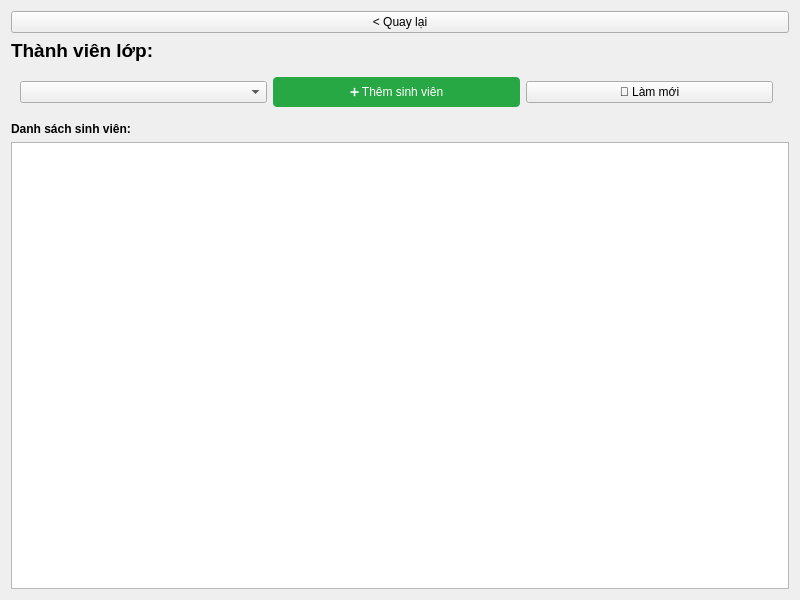
<?xml version="1.0" encoding="UTF-8"?>
<ui version="4.0">
 <class>ClassMembers</class>
 <widget class="QWidget" name="ClassMembers">
  <property name="geometry">
   <rect>
    <x>0</x>
    <y>0</y>
    <width>800</width>
    <height>600</height>
   </rect>
  </property>
  <property name="windowTitle">
   <string>Thành viên lớp học</string>
  </property>
  <layout class="QVBoxLayout" name="verticalLayout">
   <item>
    <widget class="QPushButton" name="backButton">
     <property name="text">
      <string>&lt; Quay lại</string>
     </property>
     <property name="cursor">
      <cursorShape>PointingHandCursor</cursorShape>
     </property>
    </widget>
   </item>
   <item>
    <widget class="QLabel" name="titleLabel">
     <property name="text">
      <string>Thành viên lớp:</string>
     </property>
     <property name="font">
      <font>
       <pointsize>14</pointsize>
       <weight>75</weight>
       <bold>true</bold>
      </font>
     </property>
    </widget>
   </item>
   <item>
    <widget class="QWidget" name="addStudentWidget">
     <layout class="QHBoxLayout" name="addStudentLayout">
      <item>
       <widget class="QComboBox" name="studentComboBox">
        <property name="minimumWidth">
         <number>300</number>
        </property>
       </widget>
      </item>
      <item>
       <widget class="QPushButton" name="addStudentButton">
        <property name="text">
         <string>➕ Thêm sinh viên</string>
        </property>
        <property name="cursor">
         <cursorShape>PointingHandCursor</cursorShape>
        </property>
        <property name="styleSheet">
         <string>background-color: #28a745; color: white; padding: 8px 15px; border-radius: 4px;</string>
        </property>
       </widget>
      </item>
      <item>
       <widget class="QPushButton" name="refreshButton">
        <property name="text">
         <string>🔄 Làm mới</string>
        </property>
        <property name="cursor">
         <cursorShape>PointingHandCursor</cursorShape>
        </property>
       </widget>
      </item>
      <item>
       <spacer name="horizontalSpacer">
        <property name="orientation">
         <enum>Qt::Horizontal</enum>
        </property>
       </spacer>
      </item>
     </layout>
    </widget>
   </item>
   <item>
    <widget class="QLabel" name="label">
     <property name="text">
      <string>Danh sách sinh viên:</string>
     </property>
     <property name="font">
      <font>
       <weight>75</weight>
       <bold>true</bold>
      </font>
     </property>
    </widget>
   </item>
   <item>
    <widget class="QListWidget" name="studentListWidget">
     <property name="styleSheet">
      <string>QListWidget::item { border-bottom: 1px solid #eee; }</string>
     </property>
    </widget>
   </item>
  </layout>
 </widget>
 <resources/>
 <connections/>
</ui>
